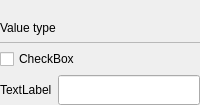
           <widget class="QWidget" name="pc_WidgetFormatter" native="true">
            <layout class="QVBoxLayout" name="verticalLayout_11">
             <property name="leftMargin">
              <number>0</number>
             </property>
             <property name="topMargin">
              <number>1</number>
             </property>
             <property name="rightMargin">
              <number>0</number>
             </property>
             <property name="bottomMargin">
              <number>0</number>
             </property>
             <item>
              <layout class="QVBoxLayout" name="verticalLayout_10" stretch="1,0">
               <property name="topMargin">
                <number>20</number>
               </property>
               <item>
                <layout class="QHBoxLayout" name="horizontalLayout_22" stretch="0,1">
                 <property name="spacing">
                  <number>6</number>
                 </property>
                 <item>
                  <widget class="stw::opensyde_gui_elements::C_OgeLabContextMenuBase" name="pc_LabelFormatter">
                   <property name="styleRole" stdset="0">
                    <string>heading-group-bold</string>
                   </property>
                   <property name="text">
                    <string>Value type</string>
                   </property>
                  </widget>
                 </item>
                 <item>
                  <spacer name="horizontalSpacer_29">
                   <property name="orientation">
                    <enum>Qt::Horizontal</enum>
                   </property>
                   <property name="sizeType">
                    <enum>QSizePolicy::MinimumExpanding</enum>
                   </property>
                   <property name="sizeHint" stdset="0">
                    <size>
                     <width>40</width>
                     <height>1</height>
                    </size>
                   </property>
                  </spacer>
                 </item>
                </layout>
               </item>
               <item>
                <layout class="QHBoxLayout" name="horizontalLayout_38" stretch="1">
                 <property name="spacing">
                  <number>0</number>
                 </property>
                 <property name="leftMargin">
                  <number>0</number>
                 </property>
                 <property name="topMargin">
                  <number>1</number>
                 </property>
                 <item>
                  <widget class="stw::opensyde_gui_elements::C_OgeFraSeparator" name="pc_FramSperator1_6">
                   <property name="minimumSize">
                    <size>
                     <width>0</width>
                     <height>1</height>
                    </size>
                   </property>
                   <property name="maximumSize">
                    <size>
                     <width>16777215</width>
                     <height>1</height>
                    </size>
                   </property>
                   <property name="frameShape">
                    <enum>QFrame::StyledPanel</enum>
                   </property>
                   <property name="frameShadow">
                    <enum>QFrame::Raised</enum>
                   </property>
                  </widget>
                 </item>
                </layout>
               </item>
              </layout>
             </item>
             <item>
              <widget class="stw::opensyde_gui_elements::C_OgeChxToolTipBase" name="pc_CheckBoxFormatterActive">
               <property name="styleRole" stdset="0">
                <string>chx-properties</string>
               </property>
               <property name="text">
                <string>CheckBox</string>
               </property>
              </widget>
             </item>
             <item>
              <layout class="QHBoxLayout" name="horizontalLayout_26" stretch="0,1">
               <item>
                <widget class="stw::opensyde_gui_elements::C_OgeLabToolTipBase" name="pc_LabelFormatterString">
                 <property name="styleRole" stdset="0">
                  <string>group-item</string>
                 </property>
                 <property name="text">
                  <string>TextLabel</string>
                 </property>
                </widget>
               </item>
               <item>
                <widget class="stw::opensyde_gui_elements::C_OgeLeProperties" name="pc_LineEditFormatterString">
                 <property name="minimumSize">
                  <size>
                   <width>0</width>
                   <height>30</height>
                  </size>
                 </property>
                 <property name="maximumSize">
                  <size>
                   <width>16777215</width>
                   <height>30</height>
                  </size>
                 </property>
                </widget>
               </item>
              </layout>
             </item>
            </layout>
           </widget>
